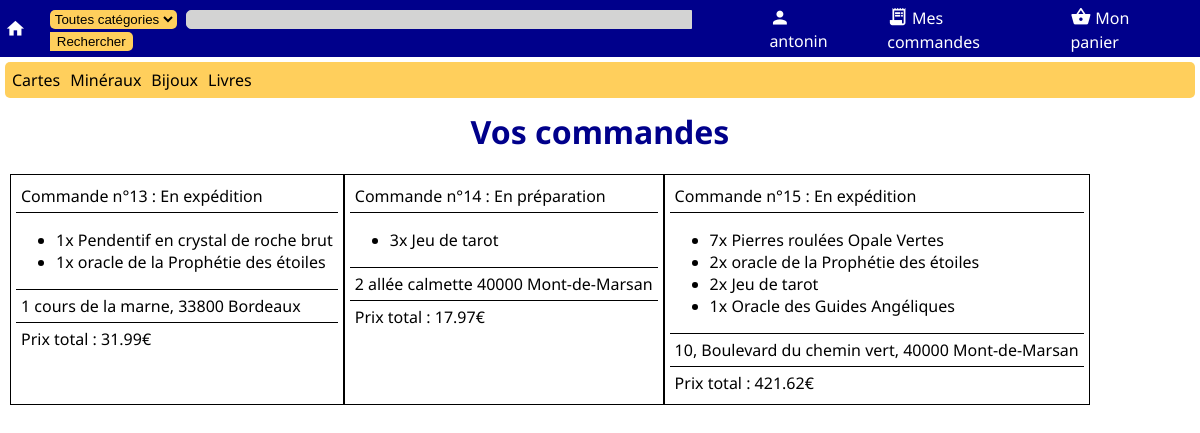
The app's page /command.php (signed in) with its own data.
### tables this page shows
CREATE TABLE Categories (
    idCat INTEGER PRIMARY KEY AUTOINCREMENT,
    titre TEXT NOT NULL,
    b64img TEXT NOT NULL
, mime);

CREATE TABLE Commandes (
    idCom INTEGER PRIMARY KEY AUTOINCREMENT,
    idUser INTEGER NOT NULL,
    adresse TEXT NOT NULL, etat TEXT NOT NULL, prix REAL NOT NULL,
    FOREIGN KEY (idUser) REFERENCES Utilisateurs (idUser)
);

CREATE TABLE ProdCommandes (
    id INTEGER PRIMARY KEY AUTOINCREMENT,
    idCom INTEGER NOT NULL,
    idProd INTEGER NOT NULL,
    quantite INTEGER NOT NULL,
    FOREIGN KEY (idProd) REFERENCES Articles (idProd),
    FOREIGN KEY (idCom) REFERENCES Commandes (idCom)
);

CREATE TABLE Articles (
    idProd INTEGER PRIMARY KEY AUTOINCREMENT,
    nom TEXT NOT NULL,
    stock INTEGER NOT NULL,
    prix REAL NOT NULL,
    description TEXT NOT NULL,
    b64img TEXT,
    idCat INTEGER NOT NULL, mime TEXT,
    FOREIGN KEY (idCat) REFERENCES Categories (idCat)
);

### command.php (the view, shortened to what this page needs)
<?php
$db = new MyDB();
if (isset($_SESSION['user']['username'])) {
    $req = "SELECT * FROM Commandes WHERE idUser='".$_SESSION['user']['idUser']."';";
    $reponse = $db->query($req);
} else {
    header('location: login.php');
    exit;
}
?>
<!DOCTYPE html>
<html lang="fr">
<head>
    <link rel="stylesheet" href="res/font.css">
    <link rel="stylesheet" href="res/panier.css">
<?php include('nav.php'); ?>
<h1 style="color:darkblue;" align="center">Vos commandes</h1>
<div align="center">
    <div class="container">
<?php
while ($donnees=$reponse->fetchArray()) {
    echo '<div class="commande">';
    echo '<div class="command_num">Commande n°'.$donnees['idCom'].' : '.$donnees['etat'].'</div>';
    echo '<div>';
    echo '<ul class="command_list">';
    $command_items = $db->query("SELECT * FROM ProdCommandes JOIN Articles ON ProdCommandes.idProd=Articles.idProd WHERE idCom=".$donnees['idCom'].";");
    while ($items=$command_items->fetchArray()) {
        echo '<li class="command_item">'.$items['quantite'].'x '.$items['nom'].'</li>';
    }
    echo '</ul>';
    echo '</div>';
    echo '<div class="command_price">'.$donnees['adresse'].'</div>';
    echo '<div class="command_price">Prix total : '.$donnees['prix'].'€</div>';
    echo '</div>';
}
?>
</div>
</body>
</html>

### nav.php (shortened to what this page needs)
<link rel="stylesheet" href="res/nav.css">
</head>
<body>
<nav>
    <div class='topbar'>
        <a class='logo' href='index.php'>
            <span class="material-icons">home</span>
        </a>
        <form method='GET' action='search.php' class='form_bar'>
            <select name="cat" class="sel_cat">
                <option value="0">Toutes catégories</option>
<?php
$db_nav = new MyDB();
?>
            </select>
            <input type='text' class='searchbar' name='query' <?php echo isset($_GET['query']) ? 'value="'.$_GET['query'].'"' : '';?>><input type='submit' class='submitsearch' value='Rechercher'>
        </form>
        <a class='bar_elt' href='login.php'>
        <span class="material-icons">person</span><span class='valign-link'><?php echo isset($_SESSION['user']['username']) ? $_SESSION['user']['username'] : "Mon compte"; ?></span>
        </a>
        <a class='bar_elt' href='command.php'>
            <span class="material-icons">receipt_long</span><span class='valign-link'>Mes commandes</span>
        </a>
        <a class='bar_elt' href='panier.php'>
            <span class="material-icons">shopping_basket</span><span class='valign-link'>Mon panier</span>
        </a>
    </div>
    <div class='cat_bar'>
<?php
$req_nav = 'SELECT * FROM Categories';
$reponse_nav = $db_nav->query($req_nav);
while ($donnees=$reponse_nav->fetchArray())
{
    echo '<a href="search.php?cat='.$donnees['idCat'].'" class="item_cat_bar">'.$donnees['titre'].'</a>';
}
?>
    </div>
</nav>

### res/panier.css (style rules this page uses)
body { margin: 10px; }
.container { display: flex; flex-direction: row; }
.commande { border: 1px solid black; padding: 5px; text-align: left; }
.command_list { display: inline-block; margin-right: 5px; }
.command_price { border-top: 1px solid black; padding: 5px; }
.command_num { border-bottom: 1px solid black; padding: 5px; }

### res/nav.css (style rules this page uses)
nav { margin: -10px; }
.searchbar { border: 1px solid lightgray; border-radius: 5px 0 0 5px; margin-right: 0; background-color: lightgray; width: 500px; }
.topbar { padding: 5px; background-color: darkblue; display: flex; flex-direction: flex; justify-content: center; align-items: center; }
.cat_bar { background-color: #ffcf5c; margin: 5px; border-radius: 5px; padding: 7px; }
.item_cat_bar { color: black; text-decoration: none; width: 10px; margin-right: 10px; }
.submitsearch { margin-left: 0; background-color: #ffcf5c; border: 1px solid transparent; border-radius: 0 5px 5px 0; }
.sel_cat { background-color: #ffcf5c; border: 1px solid transparent; border-radius: 5px 5px 5px 5px; margin-right: 5px; }
.logo { color: white; text-decoration: none; }
.form_bar { display: inline-block; margin-left: 20px; margin-right: 20px; }
.bar_elt { color: white; margin-left: 20px; margin-right: 20px; align-items: center; text-decoration: none; }
.material-icons { vertical-align: middle; margin-right: 4px; font-size: 1.3em; }
.valign-link { vertical-align: middle; text-decoration: none; }

### records on screen
categories: titre "Cartes"
categories: titre "Minéraux"
categories: titre "Bijoux"
categories: titre "Livres"
commandes: idCom "13", etat "En expédition", adresse "1 cours de la marne, 33800 Bordeaux", prix "31.99"
prodcommandes: quantite "1", idProd.nom "Pendentif en crystal de roche brut"
prodcommandes: quantite "1", idProd.nom "oracle de la Prophétie des étoiles"
commandes: idCom "14", etat "En préparation", adresse "2 allée calmette 40000 Mont-de-Marsan", prix "17.97"
prodcommandes: quantite "3", idProd.nom "Jeu de tarot"
commandes: idCom "15", etat "En expédition", adresse "10, Boulevard du chemin vert, 40000 Mont-de-Marsan", prix "421.62"
prodcommandes: quantite "7", idProd.nom "Pierres roulées Opale Vertes"
prodcommandes: quantite "2", idProd.nom "oracle de la Prophétie des étoiles"
prodcommandes: quantite "2", idProd.nom "Jeu de tarot"
prodcommandes: quantite "1", idProd.nom "Oracle des Guides Angéliques"

### other values on screen
$_SESSION['user']['username'] "antonin"
